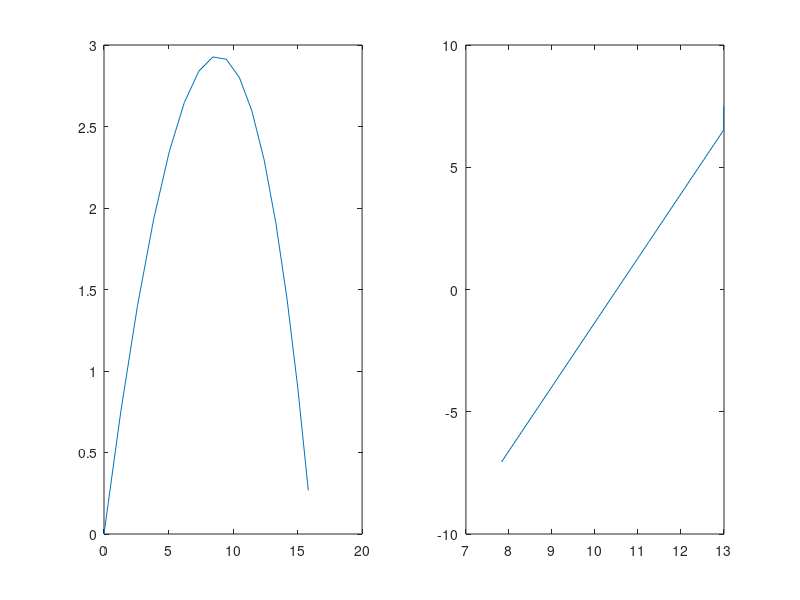

This chart was generated by the following MATLAB code:
clear all; close all; clc;

% m = 68.1;
% g=9.81;
% c=0.25;
% t=0;
% x=0;
% v= 0;
% tend=12;
% h=0.5;
% % state vector
% y=[x v]';
% dydt=[v g-(c/m)*v^2]';
% i=1;
% while( t<tend )
% y=y + dydt*h;
% dydt=[y(2) g-(c/m)*y(2)^2]';
% loc(i)= y(1);
% vel(i)= y(2);
% tim(i)= t;
% i=i+1;
% t=t+h;
% end
% plot(tim,loc,'+');

mass =0.4;
g = 9.81;
v_i = 15;
angle = pi/6;
v_x = cos(angle)*v_i
v_y = sin(angle)* v_i
t = 0;
x = 0;
y = 0;
tend = 7;
dt =0.1;
i = 1;
beta = 0.142;
% state vector
s = [x v_x y v_y ]'
dsdt = [v_x, 0, v_y, -g]'
while t< tend
    locx(i) = s(1);
    velx(i) = s(2);
    locy(i) = s(3);
    vely(i) = s(4);
    tim(i) = t;
    % euler state vector
    s = s + dsdt*dt;
    dsdt = [s(2),s(2)*-1*beta/mass, s(4), (-1*g)-(beta/mass*s(4))]';
    t = t + dt;
    i= i +1;
    if s(3) < 0
        break;
    end

end

subplot(1,2,1);
plot(locx,locy);
subplot(1,2,2);
plot(velx, vely);

